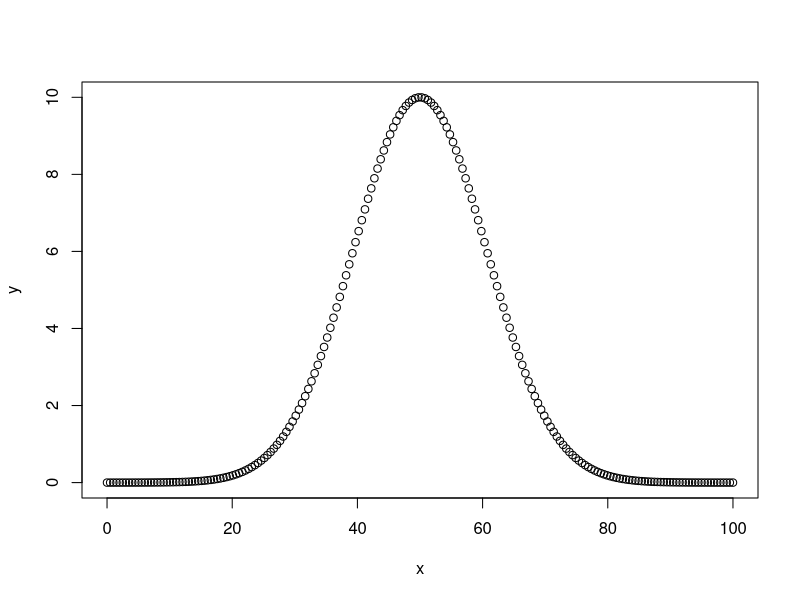

This figure's R source:
#Area bajo la curva (datos experimentales)
#Metodo 1 (Simulación Monte Carlo)

x <- seq(0, 100, length.out = 200)
y <- 10*exp(-(x-50)^2/15^2)
plot(y~x)

x_min <- min(x)
x_max <- max(x)
y_min <- min(y)
y_max <- max(y)

area_cuadrado <- (y_max - y_min) * (x_max - x_min)
f_spline <- splinefun(x,y, method = "natural")

N = 100000
set.seed(1234)
rand_x <- runif(N, x_min, x_max)
rand_y <- runif(N, y_min, y_max)
curva_interpolada_en_randx <- f_spline(rand_x)

puntos_bajo_curva <- sum(rand_y <= curva_interpolada_en_randx)
proporcion_exito <- puntos_bajo_curva/N
area_mc <- proporcion_exito * area_cuadrado

# Metodo 2 (Trapecio)
library(pracma)

area_trapz <- trapz(x,y)

# Comparacion metodos 1 y 2

error_relativo <- abs(area_mc - area_trapz)/area_trapz * 100

print(paste("Área con el método Monte Carlo:", round(area_mc,3)))
print(paste("Área con el método del trapecio:", round(area_trapz,3)))
print(paste("Error relativo:", round(error_relativo,2), "%"))
